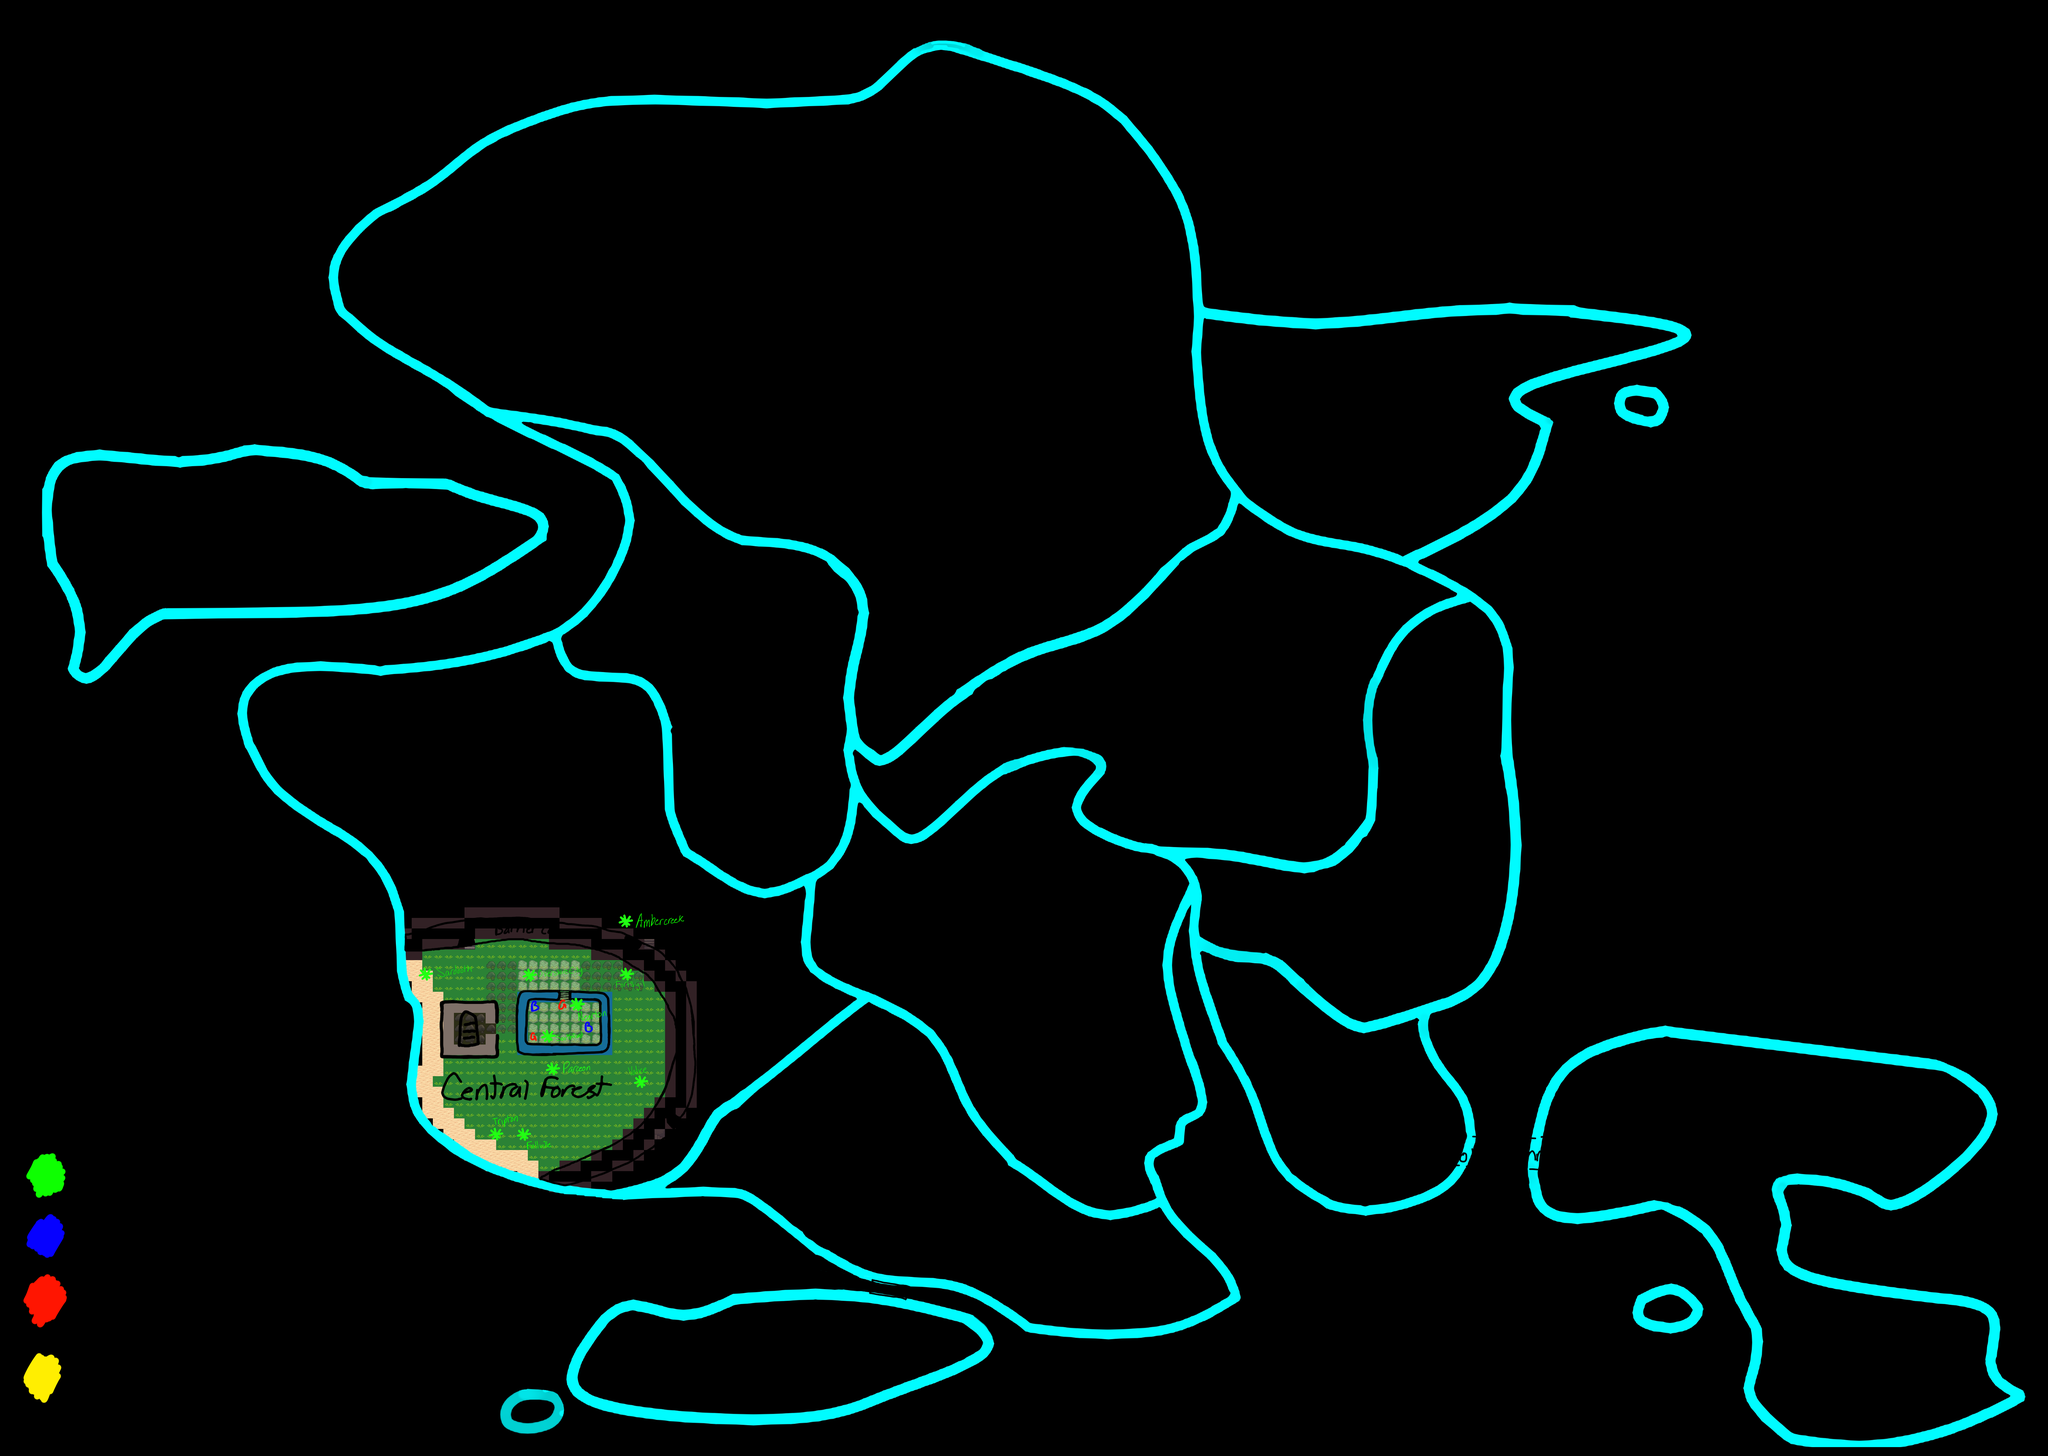

Rendered tile map (Tiled .tmx) drawn with the repository's tilesets; below, a short description and the map source with its tile grids summarised:
An orthogonal 194x138 tile map with 32x32 px tiles, 3 tile layers (terrain, progress, Tile Layer 1), 2 tilesets.

<map version="1.0" tiledversion="1.0.2" orientation="orthogonal" renderorder="right-down" width="194" height="138" tilewidth="32" tileheight="32" nextobjectid="1">
 <tileset firstgid="1" name="harconia" tilewidth="32" tileheight="32" tilecount="26634" columns="193">
  <image source="harconia.png" width="6192" height="4416" />
 </tileset>
 <tileset firstgid="26635" name="terrain_3" tilewidth="32" tileheight="32" tilecount="1024" columns="32">
  <image source="terrain_3.png" width="1024" height="1024" />
 </tileset>
 <layer name="terrain" width="194" height="138">
  <data>[26772 cells, 600 non-empty, 9 distinct tile ids]</data>
 </layer>
 <layer name="progress" width="194" height="138" opacity="0.5">
  <data>[26772 cells, 93 non-empty, 4 distinct tile ids]</data>
 </layer>
 <layer name="Tile Layer 1" width="194" height="138" offsetx="-42.5" offsety="5">
  <data>[26772 cells, 26248 non-empty, 26248 distinct tile ids]</data>
 </layer>
</map>
